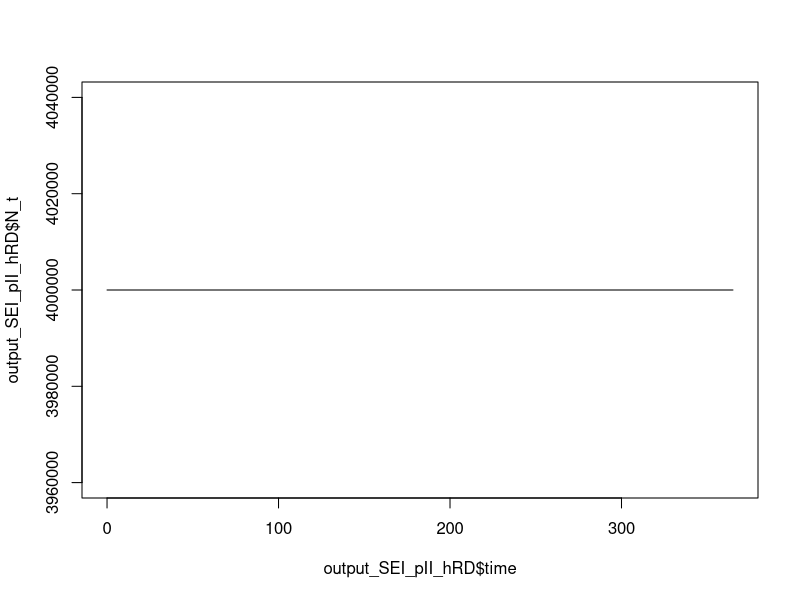
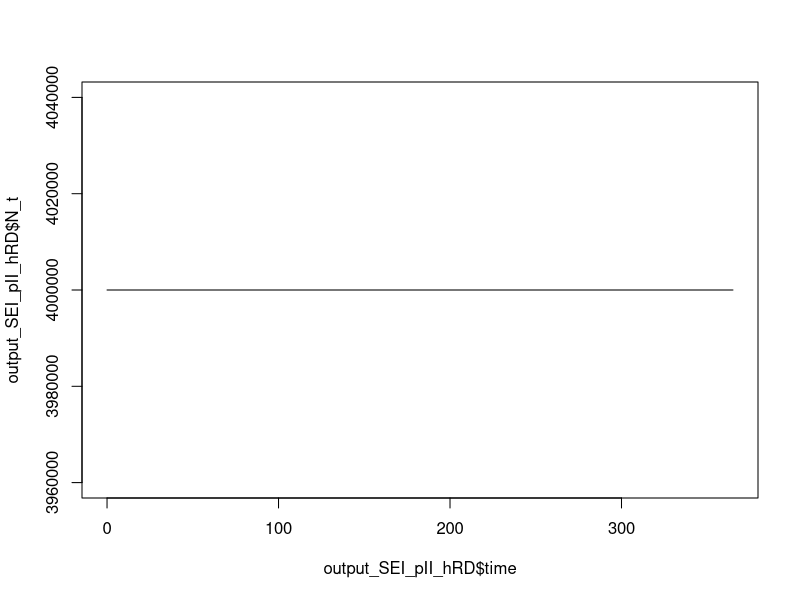

Source code (R) for these figures, in order: (Note: this script raises an error after producing the figures.)
#SEI_pII_hRD model for Covid for isolation from Presympthomatic infectious by contact tracing and Testing
#Step 1 load packages
library(deSolve)


#force of infection

estimate_values <- function(R0, S_D, C_M, E_M){
  effective_contact_rate_per_infectious_per_time= R0/infectious_period
  beta = effective_contact_rate_per_infectious_per_time
  beta_intervention =beta*S_D*(1-C_M*E_M)
  param_values <- list("beta" = beta, "beta_intervention" = beta_intervention)
  return(param_values)
}

#define function
SEI_pII_hRD_fun_first<- function(current_timepoint, state_values, parameters)
{
  
  #creat state variables (local variables)
  S<-state_values[1] # Susceptible 
  E<-state_values[2] # Exposed
  I_p<-state_values[3]
  I<-state_values[4] #  Infectious
  I_h<-state_values[5] #Pre-symptomathic infectious
  R<-state_values[6] # Recovered 
  D<-state_values[7]#Died
  with(
    as.list(parameters), #variable names within parameters can be used
    {
      #compute derivative
      
      dS <- -return_values_first$beta_intervention*S*(I+eta_ip*I_p+eta_ih*I_h)/N
      
      dE <- return_values_first$beta_intervention*S*(I+eta_ip*I_p+eta_ih*I_h)/N- epsilon*E 
      
      dI_p<- epsilon*E - sigma_ih*I_p - sigma_i*I_p 
      
      dI <- sigma_i*I_p - gamma_i*I- delta_i*I - phi_i*I
      
      dI_h <- sigma_ih*E +phi_i*I - gamma_ih*I_h- delta_ih*I_h
      
      dR <- gamma_i*I + gamma_ih*I_h
      
      dD<- delta_i*I + delta_ih*I_h
      
      
      
      #combine results
      results=c(dS,dE,dI_p,dI,dI_h, dR,dD)
      list(results)
    }
  )
}


SEI_pII_hRD_fun_second<- function(current_timepoint, state_values, parameters)
{
  
  #creat state variables (local variables)
  S<-state_values[1] # Susceptible 
  E<-state_values[2] # Exposed
  I_p<-state_values[3]
  I<-state_values[4] #  Infectious
  I_h<-state_values[5] #Pre-symptomathic infectious
  R<-state_values[6] # Recovered 
  D<-state_values[7]#Died
  with(
    as.list(parameters), #variable names within parameters can be used
    {
      #compute derivative
      
      dS <- -return_values_second$beta_intervention*S*(I+eta_ip*I_p+eta_ih*I_h)/N
      
      dE <- return_values_second$beta_intervention*S*(I+eta_ip*I_p+eta_ih*I_h)/N- epsilon*E 
      
      dI_p<- epsilon*E - sigma_ih*I_p - sigma_i*I_p 
      
      dI <- sigma_i*I_p - gamma_i*I- delta_i*I - phi_i*I
      
      dI_h <- sigma_ih*E +phi_i*I - gamma_ih*I_h- delta_ih*I_h
      
      dR <- gamma_i*I + gamma_ih*I_h
      
      dD<- delta_i*I + delta_ih*I_h
      
      
      
      #combine results
      results=c(dS,dE,dI_p,dI,dI_h, dR,dD)
      list(results)
    }
  )
}

#compartment durations

incubation_period=3 
presymptomatic_infectious_period=3
infectious_period=7 
isolation_stay= 10
# total outflows from compartments
E_outflow = 1/incubation_period
I_p_outflow =1/presymptomatic_infectious_period
I_outflow = 1/infectious_period
I_h_outflow=1/isolation_stay


## contact tracing and case finding
proportion_I_p_isolated=0.0 #contact tracing and testing of presymptomatic infectious group
proportion_I_isolated=0.0 #Case finding of Infectious group

relative_infectiousness_of_isolated_compared_to_non_isolated_infectious=0.0
relative_infectiousness_of_presympthomatic_compared_to_non_isolated_infectious=0.5
eta_ih = relative_infectiousness_of_isolated_compared_to_non_isolated_infectious
eta_ip = relative_infectiousness_of_presympthomatic_compared_to_non_isolated_infectious

sigma_ih = proportion_I_p_isolated*I_p_outflow 

phi_i= proportion_I_isolated*I_outflow

#progression
epsilon=E_outflow
sigma_i= I_p_outflow - sigma_ih

#mortality
proportion_mortality_from_I=0.05
proportion_mortality_from_I_h=0.02

delta_i= proportion_mortality_from_I*I_outflow

delta_ih =proportion_mortality_from_I_h*I_h_outflow


#Recovery rate

gamma_i = I_outflow - delta_i - phi_i
gamma_ih =I_h_outflow - delta_ih


arrange_paramater <- function(beta){
  # list params
  parameter_list<- c(beta=beta, eta_ih=eta_ih,eta_ip=eta_ip,
                     
                     sigma_i=sigma_i, 
                     delta_i=delta_i,
                     gamma_i=gamma_i,
                     
                     sigma_ih=sigma_ih,
                     delta_ih=delta_ih,
                     gamma_ih=gamma_ih)
  return(parameter_list)
}

R0=2.21
R01=5


#INTERVENTIONS

##Face Mask
C_M=0.0 #faceMask coverrage
E_M=0.3 #faceMask efficacy
##Social distancing 
S_D=1 # relative reduction in contact rate by social distancing

return_values_first <- estimate_values(R0, S_D, E_M, C_M)
return_values_second <- estimate_values(R01, S_D, E_M, C_M)
#compartment population 
N=4e+06
E0= N*0.0 #4000
I_p0=N*0
I0=N*0.00025 #1000
I_h0=N*0
R0=N*0 #200
D0=0
S0= N-(E0+I_p0+I0+I_h0+R0+D0)

initial_values <- c(S=S0,E=E0,
                    I=I0,I_p=I_p0,I_h=I_h0,
                    R=R0, D=D0)
times=seq(0, 365, by = 1)

output_SEI_PII_HRD <- function(sei, param_list){
  output_SEI_pII_hRD=as.data.frame(lsoda(initial_values, times, sei, param_list))
  #Check total population N=4e+06
  output_SEI_pII_hRD$N_t<- output_SEI_pII_hRD$S + output_SEI_pII_hRD$E + output_SEI_pII_hRD$I_p+ 
    output_SEI_pII_hRD$I  +  output_SEI_pII_hRD$I_h+ output_SEI_pII_hRD$R +output_SEI_pII_hRD$D
  
  #View dataframe
  View(output_SEI_pII_hRD)
  #plot population and check it is Constant
  plot(output_SEI_pII_hRD$time,output_SEI_pII_hRD$N_t,type = 'l')
  #save data 
  write.csv(output_SEI_pII_hRD,"SEI_pII_hRD_model.csv")
  
}

output_SEI_PII_HRD(SEI_pII_hRD_fun_first, arrange_paramater(return_values_first$beta))
output_SEI_PII_HRD(SEI_pII_hRD_fun_second, arrange_paramater(return_values_second$beta))


#PLOT

all_plot <- function(value){
  
  
  lines(value$time,value$S,lwd=2.5,col='blue')
  lines(value$time,value$E,lwd=2.5,col='darkorchid1')
  lines(value$time,value$I-p,lwd=2.5,col='darksalmon')
  lines(value$time,value$I,lwd=3,col="red")
  lines(value$time,value$I_h,lwd=3,col="orange")
  lines(value$time,value$R,lwd=2.5,col = 'green')
  lines(value$time,value$D,lwd=2.5,col = 'black')
  legend('topright',c("Susceptible","Exposed","Pre-symptomatic",
                      "Infectious","Isolated infectious",
                      "Recoverd","Dead"),
         lty=c(1,1,1,1,1,1),lwd=c(3,3,3,3,3,3),
         col=c("blue",'darkorchid1','darksalmon',"red","orange","green","black"))
}


plot(output_SEI_pII_hRD$time,output_SEI_pII_hRD$R,
     ylim = c(0,4e+06),
     type="n",
     xlab='Time in days',
     ylab = 'Number of cases', main="R0 = 2.21", panel.first= grid())
all_plot(output_SEI_pII_hRD)

plot(output_SEI_pII_hRD1$time,output_SEI_pII_hRD1$R,
     ylim = c(0,4e+06),
     type="n",
     xlab='Time in days',
     ylab = 'Number of cases', main="R0 = 5", panel.first= grid())
all_plot(output_SEI_pII_hRD1)
